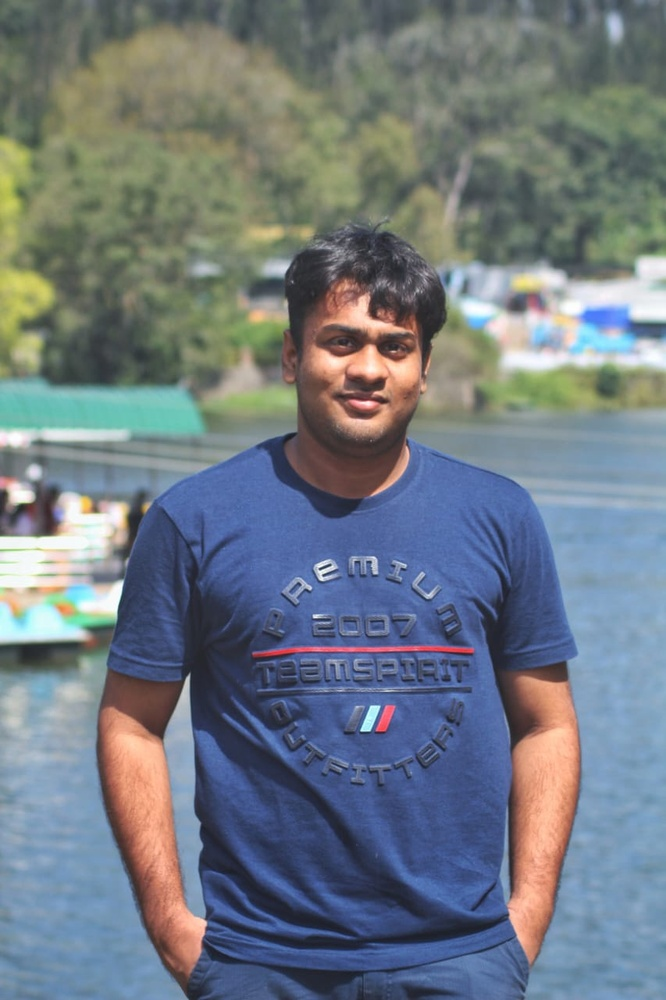
#> input picture lo.jpg.jpg, 666 x 1000 px, shrunk from 853 x 1280 before the run
$ python test.py
#> lines starting #> are read from the running program, lines starting #| are printed output that depends on the picture; after the words box and inside, x2 and y2 are one past the last pixel; in counts of white or black regions, pixels touching at a corner belong together

import cv2 # importing the OpenCV
face_cascade = cv2.CascadeClassifier('haarcascade_frontalface_default.xml') # face cascade is used to filter faces in all the image
# and haar cascade is a pre-trained classifier to filter out faces, eyes etc
img = cv2.imread('lo.jpg.jpg') # Here we read the image and convert it to grayscale. Many operations in OpenCV are done in grayscale.
#> img is the input picture: shape (1000, 666, 3); mean B, G, R 130.5, 121.9, 112.3
gray = cv2.cvtColor(img, cv2.COLOR_BGR2GRAY) # It is converted to grayscale to make it simpler and reduce errors
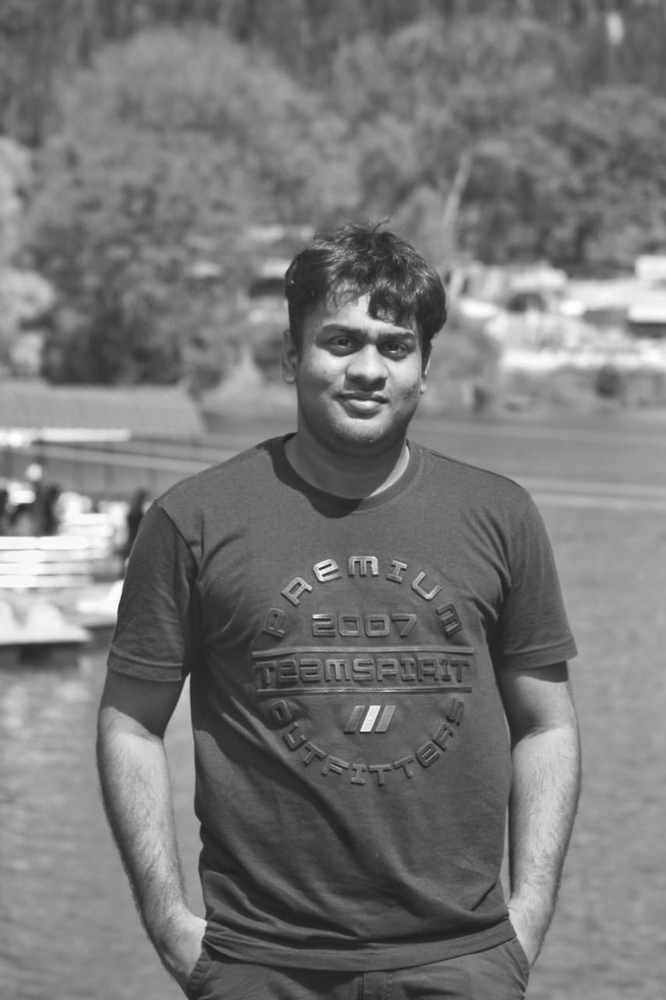
#> gray: shape (1000, 666); min 30, max 255, mean 120
faces = face_cascade.detectMultiScale(gray,
    scaleFactor=1.1,
    minNeighbors=6,
    minSize=(30, 30),
    )
#> faces = [[572, 775, 58, 58], [391, 184, 69, 69], [292, 290, 147, 147]]
'''
This function detects the actual face and is the key part of our code, so let’s go over the options:

 #The detectMultiScale function is a general function that detects objects. Since we are calling it on the face cascade, that’s what it detects.

 #The first option is the grayscale image.

 #The second is the scaleFactor. Since some faces may be closer to the camera, they would appear bigger than the faces in the back. The scale factor compensates for this.

 #The detection algorithm uses a moving window to detect objects. minNeighbors defines how many objects are detected near the current one before it declares the face found. minSize, meanwhile, gives the size of each window.
'''
for (x, y, w, h) in faces:
    cv2.rectangle(img, (x,y), (x+w, y+h), (255, 0, 0), 2) # This function returns 4 values: the x and y location of the rectangle, and the rectangle’s width and height (w , h).
#> this loop made 3 passes
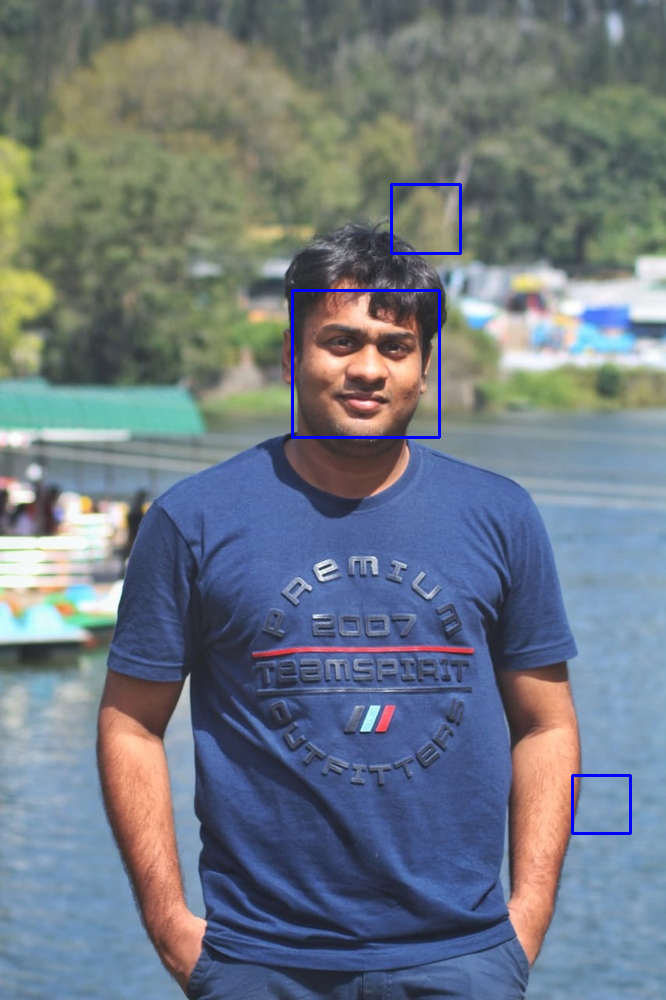
#> img: shape (1000, 666, 3); 0.49% of pixels changed, all inside (x1, y1, x2, y2) = (291, 183, 632, 835)
# We use these values to draw a rectangle using the built-in rectangle() function.
cv2.imshow('Faces Found', img)
cv2.waitKey() # In the end, we display the image and wait for the user to press a key.
